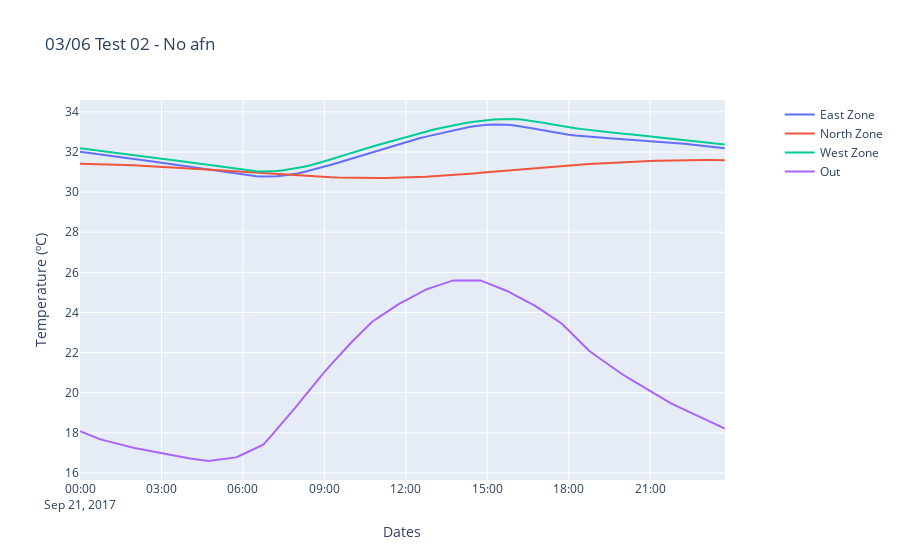

Notebook code for this chart:
### Code cell
t02d = t02.get_valid_data(des_data)

t02.plot_temps()
